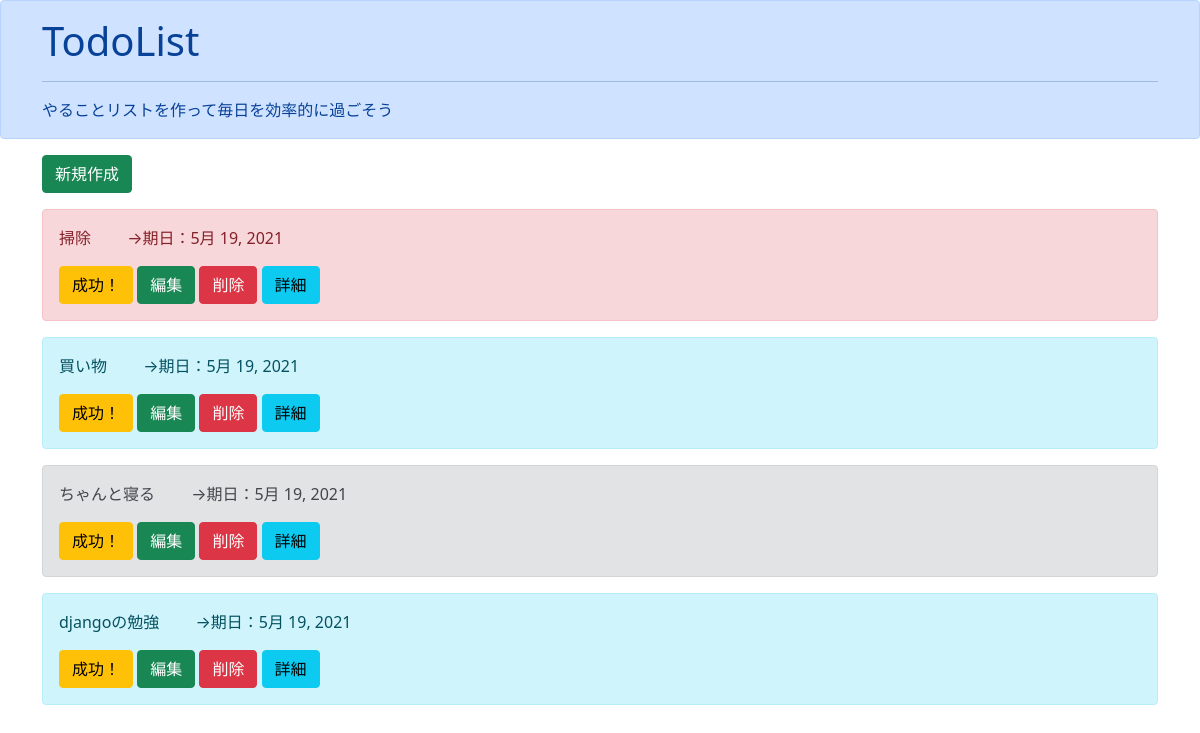
The page /list/ on the database as committed earlier.
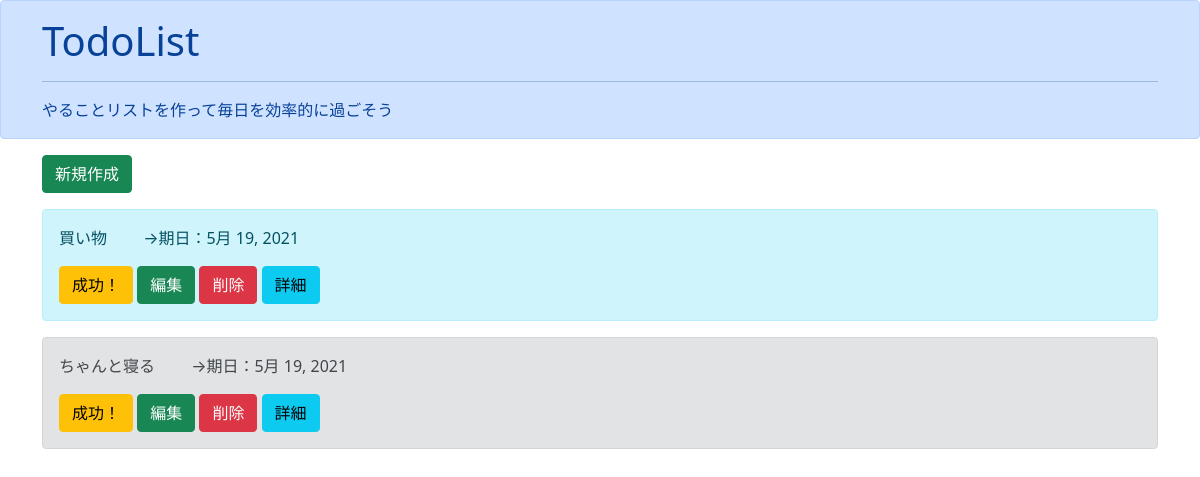
The same page on the database as committed later.
### todo/models.py (models this page shows)
class TodoModel(models.Model):
    title = models.CharField(max_length=100)
    memo = models.TextField()
    priority = models.CharField(max_length=50, choices=PRIORITY)
    duedate = models.DateField()
    is_deleted = models.BooleanField(default=False)

### todo/views.py (the view)
# urls.py: path("list/", TodoList.as_view(), name="list"),
class TodoList(ListView):
    template_name = "list.html"
    model = TodoModel
    queryset = TodoModel.objects.filter(is_deleted=False)

### templates/list.html (shortened to what this page needs)
{% extends 'base.html' %}
{% block header %}
<div class="alert alert-primary" role="alert">
    <div class='container'>
        <h1 class="alert-heading"> TodoList</h1>
        <hr>
        <p class="mb-0">やることリストを作って毎日を効率的に過ごそう</p>
    </div>
</div>
{% endblock %}
{% block content %}
<div class='container'>
    <a class="btn btn-success" href="{% url 'create' %}" role="button">新規作成</a>
    {% for item in object_list %}
    <div class="alert alert-{{ item.priority }}" role="alert">
        <p>{{ item.title}} 　　→期日：{{ item.duedate }}</p>
        <a class="btn btn-warning" href="{% url 'delete' item.pk %}" role="button">成功！</a>
        <a class="btn btn-success" href="{% url 'update' item.pk %}" role="button">編集</a>
        <a class="btn btn-danger" href="{% url 'delete' item.pk %}" role="button">削除</a>
        <a class="btn btn-info" href="{% url 'detail' item.pk %}" role="button">詳細</a>
    </div>
    {% endfor %}
</div>
{% endblock content %}

### templates/base.html (shortened to what this page needs)
<!doctype html>
<html lang="en">
<head>
    <link href="https://cdn.jsdelivr.net/npm/bootstrap@5.0.1/dist/css/bootstrap.min.css" rel="stylesheet"
>
</head>
<body>
    {% block header %}
    {%endblock header%}
    {% block content %}
    {% endblock content %}
</body>
</html>

Rows that differ between the two databases and show on the page:
removed TodoModel: title "掃除", duedate "5月 19, 2021", priority "danger" (drawn)
no longer on this page (row edited): TodoModel: title "djangoの勉強", duedate "5月 19, 2021"
